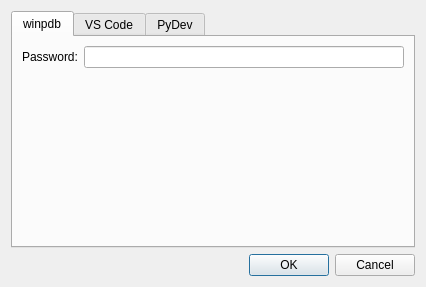
<?xml version="1.0" encoding="UTF-8"?>
<ui version="4.0">
 <class>Gui::Dialog::RemoteDebugger</class>
 <widget class="QDialog" name="Gui::Dialog::RemoteDebugger">
  <property name="geometry">
   <rect>
    <x>0</x>
    <y>0</y>
    <width>426</width>
    <height>287</height>
   </rect>
  </property>
  <property name="windowTitle">
   <string>Attach to remote debugger</string>
  </property>
  <layout class="QGridLayout" name="gridLayout_3">
   <item row="0" column="0">
    <widget class="QTabWidget" name="tabWidget">
     <property name="currentIndex">
      <number>0</number>
     </property>
     <widget class="QWidget" name="tabWinpdb">
      <attribute name="title">
       <string>winpdb</string>
      </attribute>
      <layout class="QGridLayout" name="gridLayout">
       <item row="0" column="0">
        <widget class="QLabel" name="labelPassword">
         <property name="text">
          <string>Password:</string>
         </property>
        </widget>
       </item>
       <item row="0" column="1">
        <widget class="QLineEdit" name="lineEditPassword">
         <property name="echoMode">
          <enum>QLineEdit::Password</enum>
         </property>
        </widget>
       </item>
       <item row="1" column="1">
        <spacer name="verticalSpacer">
         <property name="orientation">
          <enum>Qt::Vertical</enum>
         </property>
         <property name="sizeHint" stdset="0">
          <size>
           <width>20</width>
           <height>155</height>
          </size>
         </property>
        </spacer>
       </item>
      </layout>
     </widget>
     <widget class="QWidget" name="tabVSCode">
      <attribute name="title">
       <string>VS Code</string>
      </attribute>
      <layout class="QGridLayout" name="gridLayout_2">
       <item row="0" column="0">
        <widget class="QLabel" name="labelAddress">
         <property name="text">
          <string>Address:</string>
         </property>
        </widget>
       </item>
       <item row="0" column="1">
        <widget class="QLineEdit" name="lineEditAddress">
         <property name="text">
          <string notr="true">localhost</string>
         </property>
        </widget>
       </item>
       <item row="1" column="0">
        <widget class="QLabel" name="labelPort">
         <property name="text">
          <string>Port:</string>
         </property>
        </widget>
       </item>
       <item row="1" column="1">
        <widget class="QSpinBox" name="spinBoxPort">
         <property name="maximum">
          <number>65535</number>
         </property>
         <property name="value">
          <number>5678</number>
         </property>
        </widget>
       </item>
       <item row="2" column="0" colspan="2">
        <widget class="QCheckBox" name="checkRedirectOutput">
         <property name="text">
          <string>Redirect output</string>
         </property>
         <property name="checked">
          <bool>true</bool>
         </property>
        </widget>
       </item>
       <item row="3" column="1">
        <spacer name="verticalSpacer_2">
         <property name="orientation">
          <enum>Qt::Vertical</enum>
         </property>
         <property name="sizeHint" stdset="0">
          <size>
           <width>20</width>
           <height>94</height>
          </size>
         </property>
        </spacer>
       </item>
      </layout>
     </widget>
     <widget class="QWidget" name="tabPyDev">
      <attribute name="title">
       <string>PyDev</string>
      </attribute>
      <layout class="QGridLayout" name="gridLayout_3">
       <item row="0" column="0">
        <widget class="QLabel" name="labelAddress_2">
         <property name="text">
          <string>Address:</string>
         </property>
        </widget>
       </item>
       <item row="0" column="1">
        <widget class="QLineEdit" name="lineEditAddress_pydev">
         <property name="text">
          <string notr="true">localhost</string>
         </property>
        </widget>
       </item>
       <item row="1" column="0">
        <widget class="QLabel" name="labelPort_2">
         <property name="text">
          <string>Port:</string>
         </property>
        </widget>
       </item>
       <item row="1" column="1">
        <widget class="QSpinBox" name="spinBoxPort_pydev">
         <property name="maximum">
          <number>65535</number>
         </property>
         <property name="value">
          <number>5678</number>
         </property>
        </widget>
       </item>
       <item row="2" column="0" colspan="2">
        <widget class="QCheckBox" name="checkRedirectOutput_pydev">
         <property name="text">
          <string>Redirect output</string>
         </property>
         <property name="checked">
          <bool>true</bool>
         </property>
        </widget>
       </item>
       <item row="3" column="0" colspan="2">
        <widget class="QCheckBox" name="checkRedirectErrors_pydev">
         <property name="text">
          <string>Redirect errors</string>
         </property>
         <property name="checked">
          <bool>true</bool>
         </property>
        </widget>
       </item>
       <item row="4" column="0" colspan="2">
        <widget class="QCheckBox" name="checkSuspendImmediately_pydev">
         <property name="text">
          <string>Suspend immediately</string>
         </property>
         <property name="checked">
          <bool>false</bool>
         </property>
        </widget>
       </item>
       <item row="5" column="1">
        <spacer name="verticalSpacer_3">
         <property name="orientation">
          <enum>Qt::Vertical</enum>
         </property>
         <property name="sizeHint" stdset="0">
          <size>
           <width>20</width>
           <height>94</height>
          </size>
         </property>
        </spacer>
       </item>
      </layout>
     </widget>
    </widget>
   </item>
   <item row="1" column="0">
    <widget class="QDialogButtonBox" name="buttonBox">
     <property name="orientation">
      <enum>Qt::Horizontal</enum>
     </property>
     <property name="standardButtons">
      <set>QDialogButtonBox::Cancel|QDialogButtonBox::Ok</set>
     </property>
    </widget>
   </item>
  </layout>
 </widget>
 <resources/>
 <connections>
  <connection>
   <sender>buttonBox</sender>
   <signal>accepted()</signal>
   <receiver>Gui::Dialog::RemoteDebugger</receiver>
   <slot>accept()</slot>
   <hints>
    <hint type="sourcelabel">
     <x>248</x>
     <y>254</y>
    </hint>
    <hint type="destinationlabel">
     <x>157</x>
     <y>274</y>
    </hint>
   </hints>
  </connection>
  <connection>
   <sender>buttonBox</sender>
   <signal>rejected()</signal>
   <receiver>Gui::Dialog::RemoteDebugger</receiver>
   <slot>reject()</slot>
   <hints>
    <hint type="sourcelabel">
     <x>316</x>
     <y>260</y>
    </hint>
    <hint type="destinationlabel">
     <x>286</x>
     <y>274</y>
    </hint>
   </hints>
  </connection>
 </connections>
</ui>
